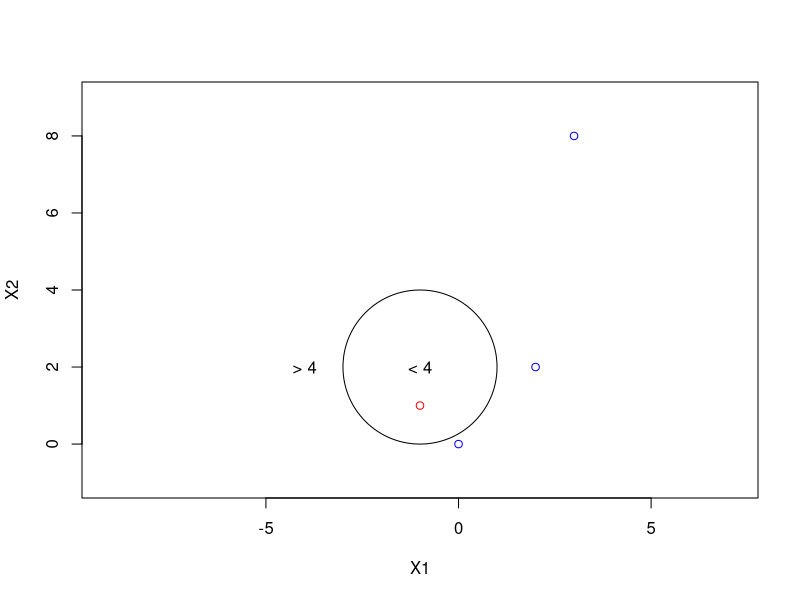

The R script that drew this image:
# 2. 
# We have seen that in p = 2 dimensions, 
# a linear decision boundary
# takes the form β 0 +β 1 X 1 +β 2 X 2 = 0. 
# We now investigate a non-linear
# decision boundary.

# (1+X1)2+(2−X2)2=4 is a circle with radius 2 and center (-1, 2).

# (a) 
# 
# Sketch the curve
# (1 + X 1 ) 2 + (2 − X 2 ) 2 = 4.

radius = 2
plot(NA, NA, type = "n", xlim = c(-4, 2), ylim = c(-1, 9), asp = 1, xlab = "X1", 
     ylab = "X2")
symbols(c(-1), c(2), circles = c(radius), add = TRUE, inches = FALSE)
?plot
?symbols


# (b) 
# 
# On your sketch, indicate the 
# set of points for which
# (1 + X 1 ) 2 + (2 − X 2 ) 2 > 4,
# as well as the set of points for which
# (1 + X 1 ) 2 + (2 − X 2 ) 2 ≤ 4.

text(c(-1), c(2), "< 4")
text(c(-4), c(2), "> 4")
 
# (c) 
# 
# Suppose that a classifier assigns 
# an observation to the blue class if
# (1 + X 1 ) 2 + (2 − X 2 ) 2 > 4,
# and to the red class otherwise. 
# To what class is the observation
# (0, 0) classified? (−1, 1)? (2, 2)? (3, 8)?

points(c(0, -1, 2, 3), c(0, 1, 2, 8), 
       col = c("blue", "red", "blue", "blue"))
  
#   (d) 
# Argue that while the decision boundary 
# in (c) is not linear in
# terms of X 1 and X 2 , it is linear in 
# terms of X 1 , X 1 2 , X 2 , and
# X 2 2 .